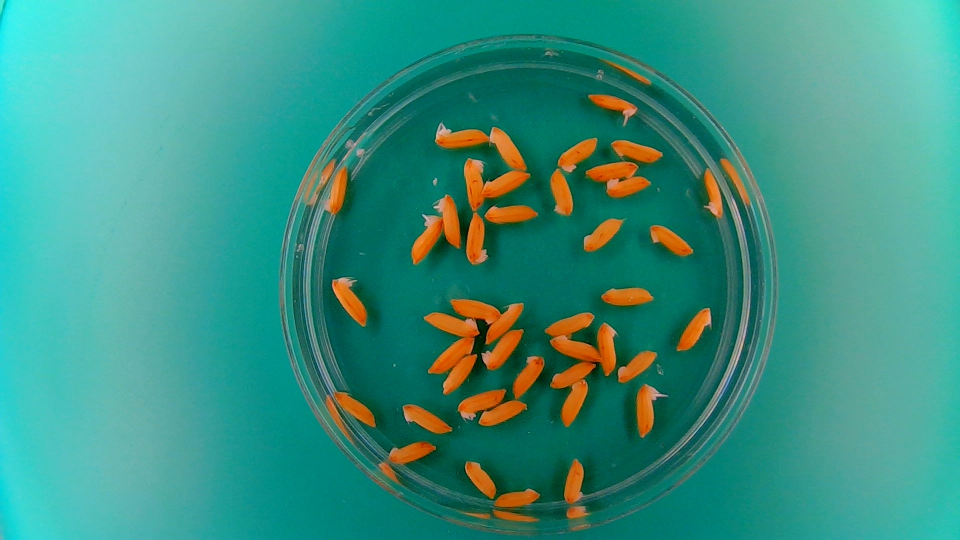
#> input picture data/dataset_seeds/imagens/0001.jpg, 1920 x 1080 px, found by its file name (shown at 1/2 size)
$ jupyter execute --allow-errors TrabalhoM2-scratch.ipynb   (shell and % lines are left out)   (older library calls are emulated)
#> lines starting #> are read from the running program, lines starting #| are printed output that depends on the picture
- Pipeline Flexivel, justificar o porque não usou o 'basico'

    - Normalização 0,255 - float

    - Filtros básicos da m1

    - ? Gerar superpixels

    - Segmentação

    - Morfologia

    - Metricas ( libs )

Artigos de como é a implementação dos segmentadores

-

[cell 1]

import cv2
import numpy as np
from matplotlib import pyplot as plt
import functions_m2

## Setup do Dataset
Dataset selecionado: Segmentação de Grãos Agrícolas [Link - Kaggle](https://www.kaggle.com/datasets/ddsssss/seed-images)

#### Enunciado
> Separar automaticamente grãos individuais em imagens adquiridas sobre fundo uniforme.
>
> ▪ Deve gerar uma máscara binária em que pixels pertencentes aos grãos sejam representados por valor 1 e pixels do fundo sejam representados por valor 0
>
> ▪ Desafios: grãos tocando uns aos outros, variação de tamanho e orientação, reflexos,
> ruído de fundo

#### Gabarito
 Nos arquivos do Dataset, é disponibilizado um 'Gabarito' em XML com as coordernadas de cada grão.


[cell 2]
### DATASET
image_og_path = "data/0001.jpg"
### to RGB
image_og =  cv2.cvtColor(cv2.imread(image_og_path), cv2.COLOR_BGR2RGB)
### XML fornecido pelo dataset, destacando os grãos da imagem
gabarito_path = "data/0001.xml"

## Gabarito
#> (the rest of this cell did not finish here and is left out)

## Pré - Processamento

1. Escala de Cinza
2. Normalização - Float e clip 0, 255
> Utilizado a função .normalize() do OpenCV, limitando para 0,255 e o tipo para Float 32

Verificar se é viavel aplicar a normalização do historiograma.

[cell 3]
gray_img = cv2.cvtColor(image_og, cv2.COLOR_RGB2GRAY)
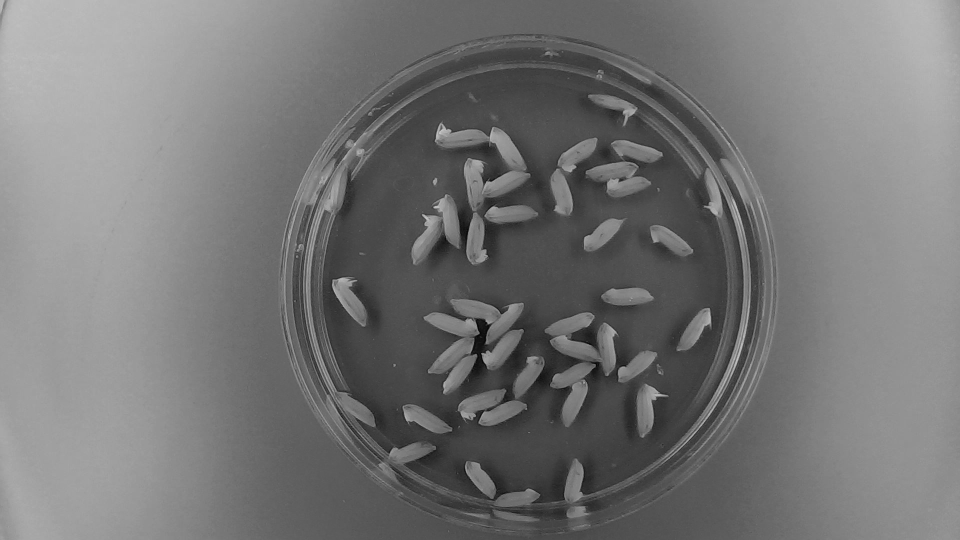
#> gray_img: shape (1080, 1920) (shown at 1/2 size); min 1, max 210, mean 117.9

plt.imshow(gray_img, cmap='gray')

plt.show()
print(gray_img)
#> (printed output is left out)
norm_img = cv2.normalize(gray_img, None, alpha=0, beta=255, norm_type=cv2.NORM_MINMAX, dtype=cv2.CV_32F)
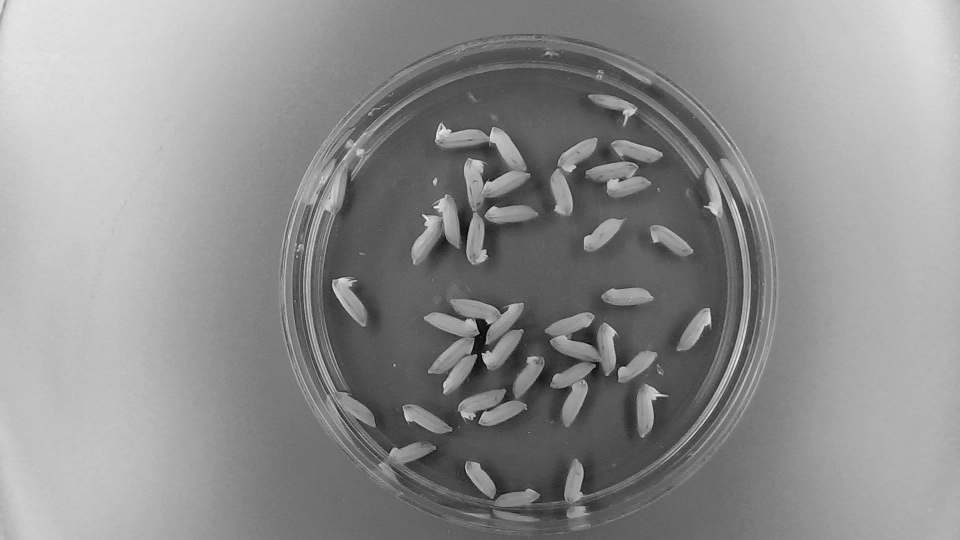
#> norm_img: shape (1080, 1920) float32 (shown at 1/2 size); min 0, max 255, mean 142.6
#cv2.CV_8U
plt.imshow(norm_img, cmap='gray')
plt.show()
print(norm_img)
#> (printed output is left out)

## Filtragem no Dominio da Frequência

Parametro das funções de criações dos filtros: Passa Baixa e Passa Alta

Tipo de filtros: 0 = Ideal, 1 = ButterWorth, 2 = Gaussian
> Alterar depois p mostrar certinho no plot


[cell 4]
## Primeira fase Forier 2d com DFT
dft = cv2.dft(norm_img, flags = cv2.DFT_COMPLEX_OUTPUT)
dft_shift = np.fft.fftshift(dft)

### Spectro de Magnuted, n entendi essa porra mas funciona
magnitude_spectrum = 20*np.log(cv2.magnitude(dft_shift[:,:,0],dft_shift[:,:,1]))
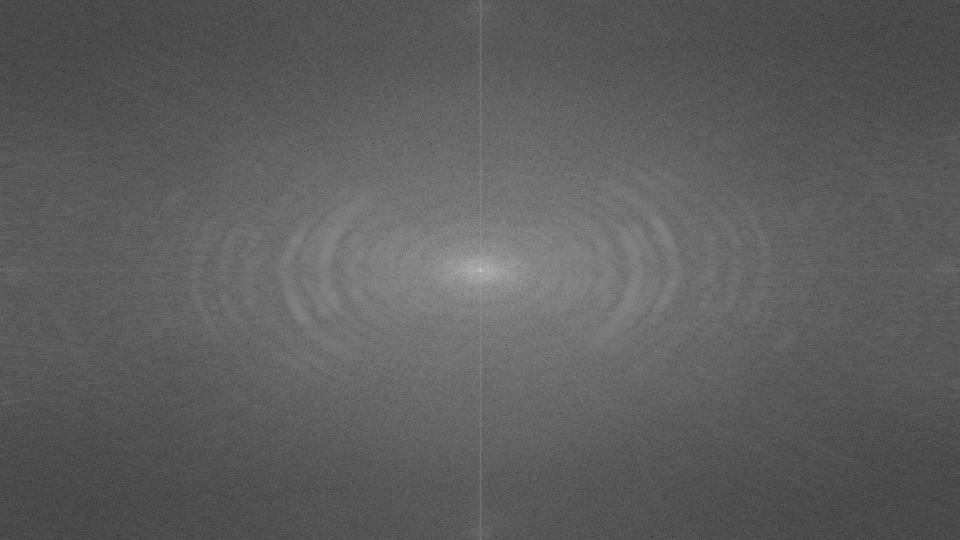
#> magnitude_spectrum: shape (1080, 1920) float32 (shown at 1/2 size); min 28.18, max 390.1, mean 161.5; drawn with min black and max white
magnitude_spectrum = np.abs(magnitude_spectrum)
magnitude_spectrum -= magnitude_spectrum.min()
magnitude_spectrum = magnitude_spectrum*255 / magnitude_spectrum.max()
magnitude_spectrum = magnitude_spectrum.astype(np.uint8)


##
fig, axes = plt.subplots(1, 2, figsize=(15, 6))
fig.suptitle(f"Dominio de Frequencia - 1" , fontsize=24, fontweight='bold')

axes[0].imshow(norm_img, cmap='gray')
axes[0].set_title(f'Imagem Inicial')
axes[0].axis('off')

axes[1].imshow(magnitude_spectrum, cmap = 'gray')
axes[1].set_title(f'Spectro de Magnutude - Inicio')
axes[1].axis('off')

plt.tight_layout()
plt.show()
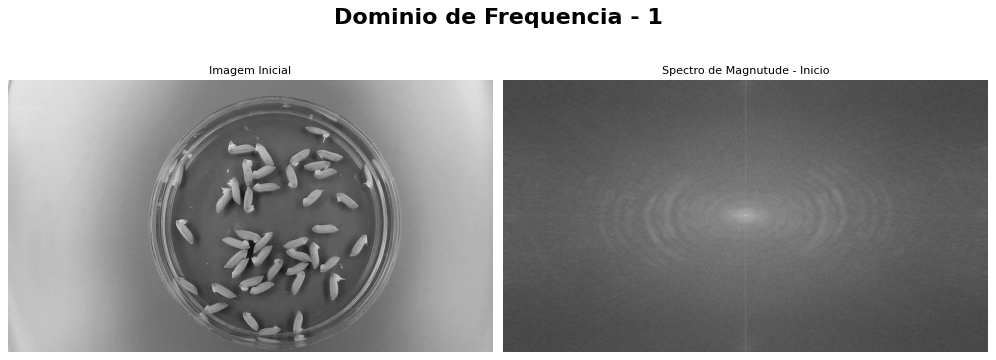
#> figure drawn by matplotlib, 2 panels

[cell 5]
### Segunda fase, aplicação do Filtros
#
#
# Variaveis das imagens p os filtros
nrows, ncols = dft_shift.shape[:2]
#> nrows = 1080; ncols = 1920
real = np.power(dft_shift[:, :, 0], 2.0)
imaginary = np.power(dft_shift[:, :, 1], 2.0)
amplitude = np.sqrt(real+imaginary)
minValue, maxValue, minLoc, maxLoc = cv2.minMaxLoc(amplitude)
#> minValue = 4.09; maxValue = 295673984; minLoc = (1814, 187); maxLoc = (960, 540)

$ run again, with data/dataset_seeds/imagens/0020.jpg copied over data/dataset_seeds/imagens/0001.jpg
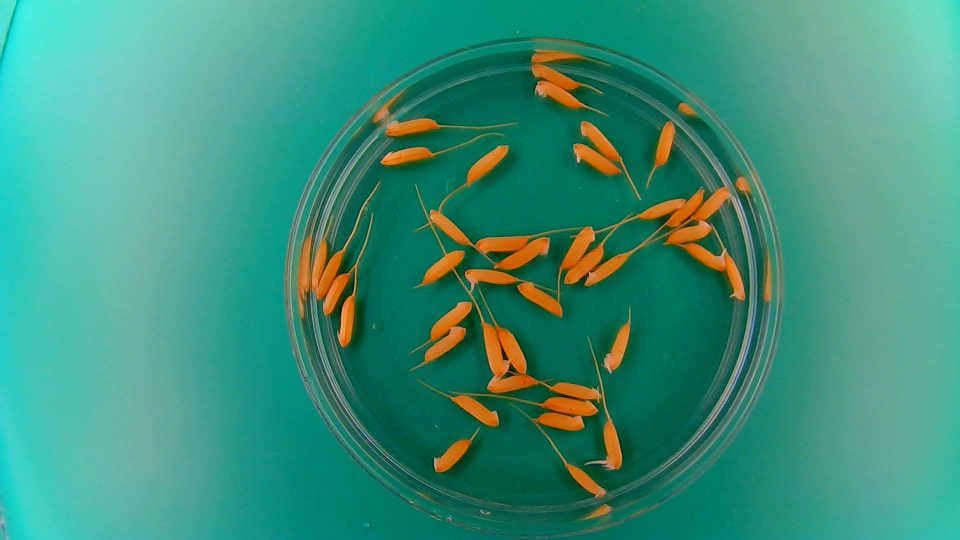
#> input picture data/dataset_seeds/imagens/0020.jpg, 1920 x 1080 px, found by its file name (shown at 1/2 size)
#> (printed output is left out)
#> `norm_img = cv2.normalize(gray_img, None, alpha=0, beta=255, norm_type=..`:
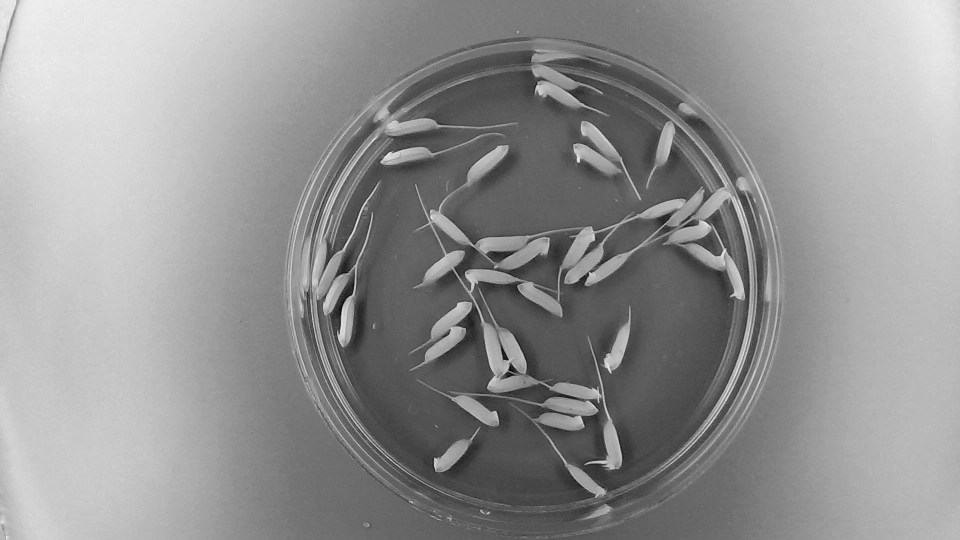
#> norm_img: shape (1080, 1920) float32 (shown at 1/2 size); min 0, max 255, mean 147.3
#> (printed output is left out)
#> `plt.show()`:
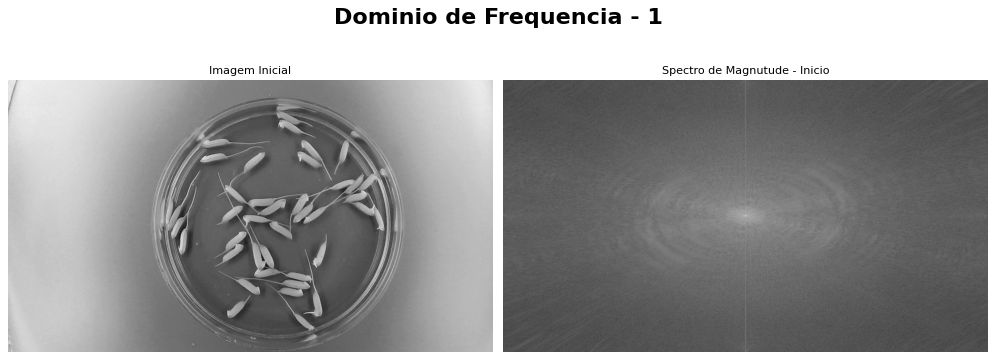
#> figure drawn by matplotlib, 2 panels
#> minValue = 3.99; maxValue = 305496512; minLoc = (1430, 326); maxLoc = (960, 540)
